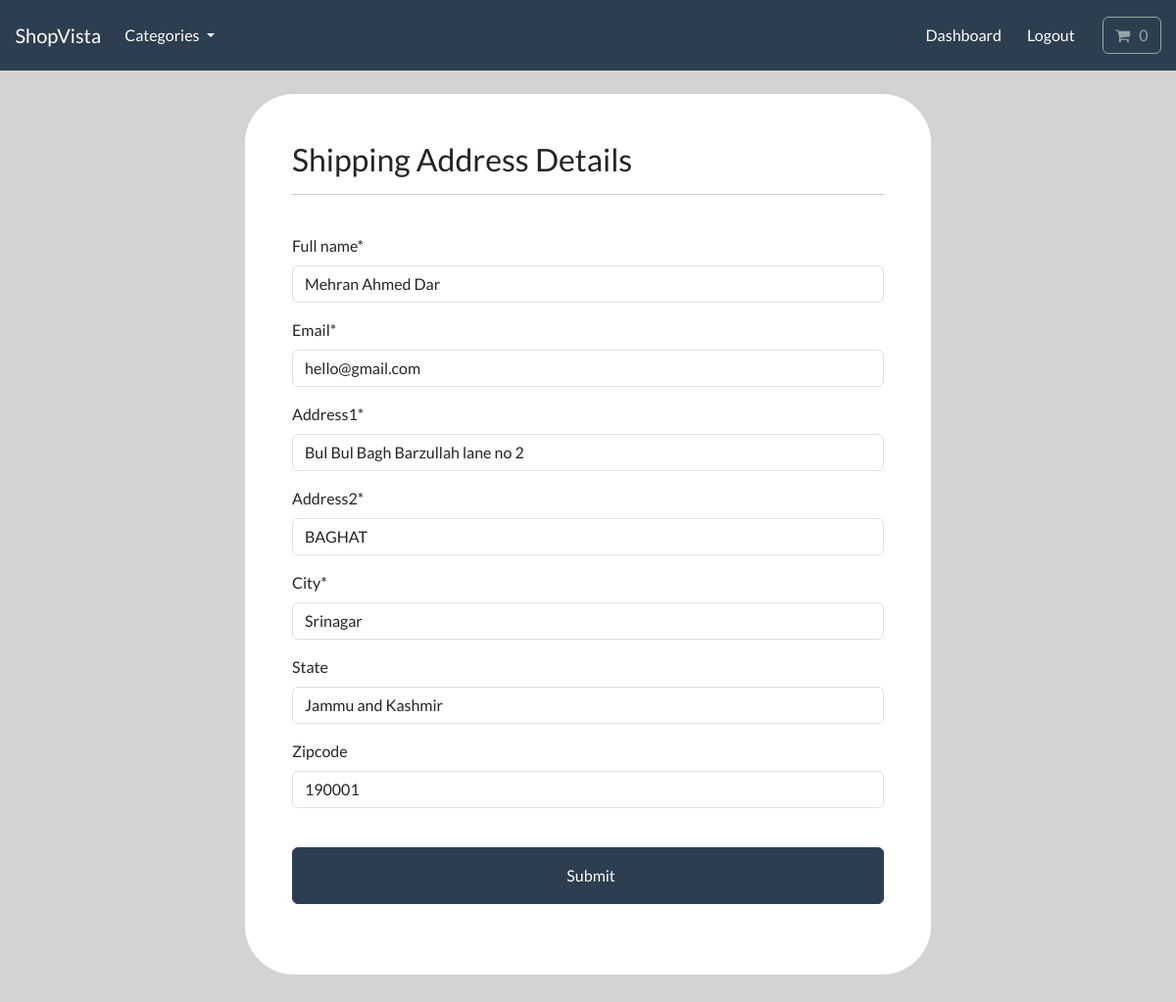
The app's page /account/manage-shipping (signed in) with its own data.
### payment/models.py (models this page shows, shortened)
class ShppingAddress(models.Model):
    full_name = models.CharField(max_length=300)
    email = models.EmailField(max_length=255)
    address1 = models.CharField(max_length=300)
    address2 = models.CharField(max_length=300)
    city = models.CharField(max_length=255)
    state = models.CharField(max_length=255, null=True, blank=True)
    zipcode = models.CharField(max_length=255, null=True, blank=True)  ## also optional
    user = models.ForeignKey(User, on_delete=models.CASCADE, null=True, blank=True)  ## also optional
    class Meta:
        verbose_name_plural = 'Shpping Adress'

### account/views.py (the view)
# urls.py: path('manage-shipping', views.manage_shipping, name='manage-shipping'),
@login_required(login_url='my-login')
def manage_shipping(request):
    current_user = request.user.id
    try:
        shipping = ShppingAddress.objects.get(user=current_user)
    except ShppingAddress.DoesNotExist:
        shipping = None
    if shipping is None:  ## If no shipping address exists, handle form creation, means the user has never created or filled any user form and is doing for the first time
        form = ShippingForm()
        if request.method == 'POST':
            form = ShippingForm(request.POST)
            if form.is_valid():
                shipping_user = form.save(commit=False)
                shipping_user.user = request.user  ##  adding foreign key instance of user manually
                shipping_user.save()
                return redirect('dashboard')
    else:  ## If a shipping address exists, handle form update means if the shipping form is to be updated
        form = ShippingForm(instance=shipping)
        if request.method == 'POST':
            form = ShippingForm(request.POST, instance=shipping)
            if form.is_valid():
                form.save()
                return redirect('dashboard')
    context = {'form': form}
    return render(request, 'account/manage-shipping.html', context)

### payment/forms.py
class ShippingForm(ModelForm):
    class Meta:
        model = ShppingAddress
        fields = ['full_name', 'email', 'address1', 'address2', 'city', 'state', 'zipcode']
        exclude = ['user'],

### cart/cart.py (called while the page is built)
    def total_len(self):
        return sum(item['qty'] for item in self.cart.values())

### cart/context_processors.py (called while the page is built)
def cart(request):
    return {'cart': Cart(request)}

### store/views.py (called while the page is built)
def categories(request):
    all_categories = Category.objects.all()
    context = {'all_categories': all_categories}
    return context

### account/templates/account/manage-shipping.html (shortened to what this page needs)
{% include "store/base.html" %}
{% load static %}
{% block content %}
{% load crispy_forms_tags %}
    <div class="container bg-white shadow-md p-5 form-layout">
        <h3> Shipping Address Details </h3>
        <hr>
        <br>
        <form method="POST" autocomplete="off">
            {{form|crispy}}
            <br>
            <button class="btn btn-primary btn-md w-100 btn-block p-3" type="submit">  &nbsp; Submit </button>
        </form>
        <br>
    </div>
{% endblock %}

### static/css/styles.css (style rules this page uses)
.form-layout { border-radius: 50px; width: 700px; }

### account/templates/account/manage-shipping.html (style rules this page uses)
body { background-color: lightgray; }

### records on screen
ShppingAddress: full_name "Mehran Ahmed Dar", email "hello@gmail.com", address1 "Bul Bul Bagh Barzullah lane no 2", address2 "BAGHAT", city "Srinagar", state "Jammu and Kashmir", zipcode "190001"

### other values on screen
{{ cart.total_len }} "0"
